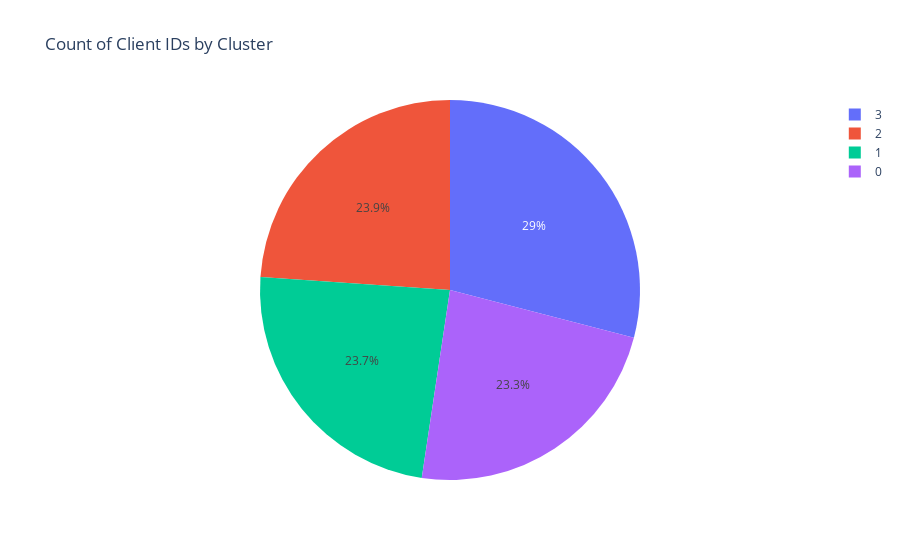

The notebook cell saved with this chart:
### Code cell
# Plot the pie chart
fig = px.pie(grouped, values='client_id', names=grouped.index, title='Count of Client IDs by Cluster')
fig.show()

### Figure 1 — Plotly figure (JSON) as saved in the notebook; plotly's stock layout.template omitted (floating-point values rounded to 4 significant figures)
{"data": [{"domain": {"x": [0, 1], "y": [0, 1]}, "hovertemplate": "Cluster=%{label}<br>client_id=%{value}<extra></extra>", "labels": [0, 1, 2, 3], "legendgroup": "", "name": "", "showlegend": true, "type": "pie", "values": [41381, 42044, 42413, 51505]}], "layout": {"legend": {"tracegroupgap": 0}, "title": {"text": "Count of Client IDs by Cluster"}}}
